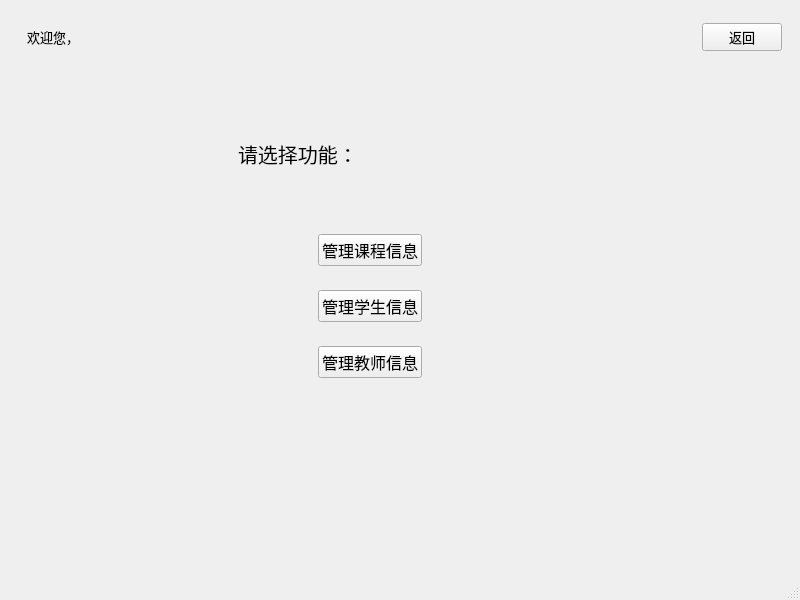
<?xml version="1.0" encoding="UTF-8"?>
<ui version="4.0">
 <class>Manager_menu</class>
 <widget class="QMainWindow" name="Manager_menu">
  <property name="geometry">
   <rect>
    <x>0</x>
    <y>0</y>
    <width>800</width>
    <height>600</height>
   </rect>
  </property>
  <property name="font">
   <font>
    <family>楷体</family>
    <pointsize>10</pointsize>
   </font>
  </property>
  <property name="windowTitle">
   <string>管理员菜单</string>
  </property>
  <widget class="QWidget" name="centralwidget">
   <layout class="QGridLayout" name="gridLayout">
    <item row="0" column="0">
     <widget class="QWidget" name="widget_3" native="true">
      <layout class="QVBoxLayout" name="verticalLayout_3">
       <item>
        <widget class="QWidget" name="widget_2" native="true">
         <layout class="QHBoxLayout" name="horizontalLayout_8">
          <item>
           <widget class="QLabel" name="label_4">
            <property name="text">
             <string>欢迎您，</string>
            </property>
           </widget>
          </item>
          <item>
           <widget class="QLabel" name="label_5">
            <property name="text">
             <string/>
            </property>
           </widget>
          </item>
         </layout>
        </widget>
       </item>
      </layout>
     </widget>
    </item>
    <item row="0" column="1">
     <widget class="QWidget" name="widget_15" native="true">
      <layout class="QHBoxLayout" name="horizontalLayout_14">
       <item>
        <spacer name="horizontalSpacer_35">
         <property name="orientation">
          <enum>Qt::Horizontal</enum>
         </property>
         <property name="sizeHint" stdset="0">
          <size>
           <width>40</width>
           <height>20</height>
          </size>
         </property>
        </spacer>
       </item>
       <item>
        <spacer name="horizontalSpacer_36">
         <property name="orientation">
          <enum>Qt::Horizontal</enum>
         </property>
         <property name="sizeHint" stdset="0">
          <size>
           <width>40</width>
           <height>20</height>
          </size>
         </property>
        </spacer>
       </item>
       <item>
        <spacer name="horizontalSpacer_37">
         <property name="orientation">
          <enum>Qt::Horizontal</enum>
         </property>
         <property name="sizeHint" stdset="0">
          <size>
           <width>40</width>
           <height>20</height>
          </size>
         </property>
        </spacer>
       </item>
       <item>
        <spacer name="horizontalSpacer_38">
         <property name="orientation">
          <enum>Qt::Horizontal</enum>
         </property>
         <property name="sizeHint" stdset="0">
          <size>
           <width>40</width>
           <height>20</height>
          </size>
         </property>
        </spacer>
       </item>
       <item>
        <spacer name="horizontalSpacer_39">
         <property name="orientation">
          <enum>Qt::Horizontal</enum>
         </property>
         <property name="sizeHint" stdset="0">
          <size>
           <width>40</width>
           <height>20</height>
          </size>
         </property>
        </spacer>
       </item>
       <item>
        <widget class="QPushButton" name="pushButton_8">
         <property name="text">
          <string>返回</string>
         </property>
        </widget>
       </item>
      </layout>
     </widget>
    </item>
    <item row="1" column="0" colspan="2">
     <widget class="QWidget" name="widget_8" native="true">
      <layout class="QHBoxLayout" name="horizontalLayout_9">
       <item>
        <spacer name="horizontalSpacer_21">
         <property name="orientation">
          <enum>Qt::Horizontal</enum>
         </property>
         <property name="sizeHint" stdset="0">
          <size>
           <width>40</width>
           <height>20</height>
          </size>
         </property>
        </spacer>
       </item>
       <item>
        <spacer name="horizontalSpacer_22">
         <property name="orientation">
          <enum>Qt::Horizontal</enum>
         </property>
         <property name="sizeHint" stdset="0">
          <size>
           <width>40</width>
           <height>20</height>
          </size>
         </property>
        </spacer>
       </item>
       <item>
        <widget class="QWidget" name="widget_10" native="true">
         <layout class="QVBoxLayout" name="verticalLayout_4">
          <item>
           <spacer name="verticalSpacer_7">
            <property name="orientation">
             <enum>Qt::Vertical</enum>
            </property>
            <property name="sizeHint" stdset="0">
             <size>
              <width>20</width>
              <height>40</height>
             </size>
            </property>
           </spacer>
          </item>
          <item>
           <widget class="QWidget" name="widget_11" native="true">
            <layout class="QHBoxLayout" name="horizontalLayout_10">
             <item>
              <widget class="QLabel" name="label_6">
               <property name="font">
                <font>
                 <family>楷体</family>
                 <pointsize>15</pointsize>
                </font>
               </property>
               <property name="text">
                <string>请选择功能：</string>
               </property>
              </widget>
             </item>
            </layout>
           </widget>
          </item>
          <item>
           <spacer name="verticalSpacer_8">
            <property name="orientation">
             <enum>Qt::Vertical</enum>
            </property>
            <property name="sizeHint" stdset="0">
             <size>
              <width>20</width>
              <height>40</height>
             </size>
            </property>
           </spacer>
          </item>
          <item>
           <widget class="QWidget" name="widget_12" native="true">
            <layout class="QHBoxLayout" name="horizontalLayout_11">
             <item>
              <spacer name="horizontalSpacer_23">
               <property name="orientation">
                <enum>Qt::Horizontal</enum>
               </property>
               <property name="sizeHint" stdset="0">
                <size>
                 <width>40</width>
                 <height>20</height>
                </size>
               </property>
              </spacer>
             </item>
             <item>
              <spacer name="horizontalSpacer_24">
               <property name="orientation">
                <enum>Qt::Horizontal</enum>
               </property>
               <property name="sizeHint" stdset="0">
                <size>
                 <width>40</width>
                 <height>20</height>
                </size>
               </property>
              </spacer>
             </item>
             <item>
              <widget class="QPushButton" name="pushButton_4">
               <property name="font">
                <font>
                 <family>楷体</family>
                 <pointsize>12</pointsize>
                </font>
               </property>
               <property name="text">
                <string>管理课程信息</string>
               </property>
              </widget>
             </item>
             <item>
              <spacer name="horizontalSpacer_25">
               <property name="orientation">
                <enum>Qt::Horizontal</enum>
               </property>
               <property name="sizeHint" stdset="0">
                <size>
                 <width>40</width>
                 <height>20</height>
                </size>
               </property>
              </spacer>
             </item>
            </layout>
           </widget>
          </item>
          <item>
           <widget class="QWidget" name="widget_13" native="true">
            <layout class="QHBoxLayout" name="horizontalLayout_12">
             <item>
              <spacer name="horizontalSpacer_26">
               <property name="orientation">
                <enum>Qt::Horizontal</enum>
               </property>
               <property name="sizeHint" stdset="0">
                <size>
                 <width>40</width>
                 <height>20</height>
                </size>
               </property>
              </spacer>
             </item>
             <item>
              <spacer name="horizontalSpacer_27">
               <property name="orientation">
                <enum>Qt::Horizontal</enum>
               </property>
               <property name="sizeHint" stdset="0">
                <size>
                 <width>40</width>
                 <height>20</height>
                </size>
               </property>
              </spacer>
             </item>
             <item>
              <widget class="QPushButton" name="pushButton_6">
               <property name="font">
                <font>
                 <family>楷体</family>
                 <pointsize>12</pointsize>
                </font>
               </property>
               <property name="text">
                <string>管理学生信息</string>
               </property>
              </widget>
             </item>
             <item>
              <spacer name="horizontalSpacer_28">
               <property name="orientation">
                <enum>Qt::Horizontal</enum>
               </property>
               <property name="sizeHint" stdset="0">
                <size>
                 <width>40</width>
                 <height>20</height>
                </size>
               </property>
              </spacer>
             </item>
            </layout>
           </widget>
          </item>
          <item>
           <widget class="QWidget" name="widget_14" native="true">
            <layout class="QHBoxLayout" name="horizontalLayout_13">
             <item>
              <spacer name="horizontalSpacer_29">
               <property name="orientation">
                <enum>Qt::Horizontal</enum>
               </property>
               <property name="sizeHint" stdset="0">
                <size>
                 <width>40</width>
                 <height>20</height>
                </size>
               </property>
              </spacer>
             </item>
             <item>
              <spacer name="horizontalSpacer_30">
               <property name="orientation">
                <enum>Qt::Horizontal</enum>
               </property>
               <property name="sizeHint" stdset="0">
                <size>
                 <width>40</width>
                 <height>20</height>
                </size>
               </property>
              </spacer>
             </item>
             <item>
              <widget class="QPushButton" name="pushButton_7">
               <property name="font">
                <font>
                 <family>楷体</family>
                 <pointsize>12</pointsize>
                </font>
               </property>
               <property name="text">
                <string>管理教师信息</string>
               </property>
              </widget>
             </item>
             <item>
              <spacer name="horizontalSpacer_31">
               <property name="orientation">
                <enum>Qt::Horizontal</enum>
               </property>
               <property name="sizeHint" stdset="0">
                <size>
                 <width>40</width>
                 <height>20</height>
                </size>
               </property>
              </spacer>
             </item>
            </layout>
           </widget>
          </item>
          <item>
           <spacer name="verticalSpacer_9">
            <property name="orientation">
             <enum>Qt::Vertical</enum>
            </property>
            <property name="sizeHint" stdset="0">
             <size>
              <width>20</width>
              <height>40</height>
             </size>
            </property>
           </spacer>
          </item>
          <item>
           <spacer name="verticalSpacer_10">
            <property name="orientation">
             <enum>Qt::Vertical</enum>
            </property>
            <property name="sizeHint" stdset="0">
             <size>
              <width>20</width>
              <height>40</height>
             </size>
            </property>
           </spacer>
          </item>
          <item>
           <spacer name="verticalSpacer_11">
            <property name="orientation">
             <enum>Qt::Vertical</enum>
            </property>
            <property name="sizeHint" stdset="0">
             <size>
              <width>20</width>
              <height>40</height>
             </size>
            </property>
           </spacer>
          </item>
          <item>
           <spacer name="verticalSpacer_12">
            <property name="orientation">
             <enum>Qt::Vertical</enum>
            </property>
            <property name="sizeHint" stdset="0">
             <size>
              <width>20</width>
              <height>40</height>
             </size>
            </property>
           </spacer>
          </item>
         </layout>
        </widget>
       </item>
       <item>
        <spacer name="horizontalSpacer_32">
         <property name="orientation">
          <enum>Qt::Horizontal</enum>
         </property>
         <property name="sizeHint" stdset="0">
          <size>
           <width>40</width>
           <height>20</height>
          </size>
         </property>
        </spacer>
       </item>
       <item>
        <spacer name="horizontalSpacer_33">
         <property name="orientation">
          <enum>Qt::Horizontal</enum>
         </property>
         <property name="sizeHint" stdset="0">
          <size>
           <width>40</width>
           <height>20</height>
          </size>
         </property>
        </spacer>
       </item>
       <item>
        <spacer name="horizontalSpacer_34">
         <property name="orientation">
          <enum>Qt::Horizontal</enum>
         </property>
         <property name="sizeHint" stdset="0">
          <size>
           <width>40</width>
           <height>20</height>
          </size>
         </property>
        </spacer>
       </item>
      </layout>
     </widget>
    </item>
   </layout>
  </widget>
  <widget class="QMenuBar" name="menubar">
   <property name="geometry">
    <rect>
     <x>0</x>
     <y>0</y>
     <width>800</width>
     <height>26</height>
    </rect>
   </property>
  </widget>
  <widget class="QStatusBar" name="statusbar"/>
 </widget>
 <resources/>
 <connections/>
</ui>
